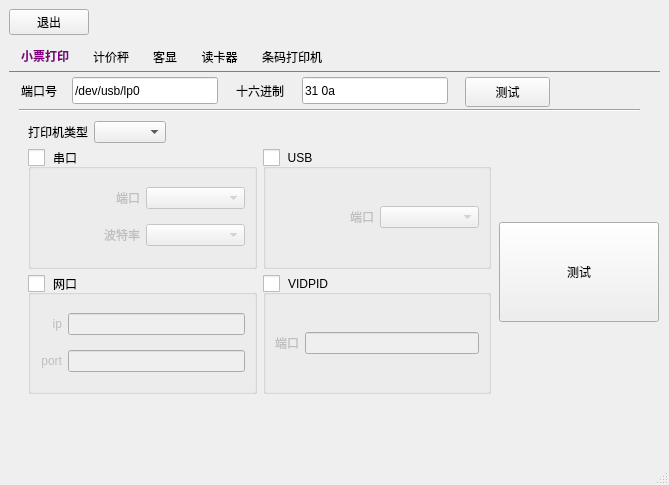
<?xml version="1.0" encoding="UTF-8"?>
<ui version="4.0">
 <class>MainWindow</class>
 <widget class="QMainWindow" name="MainWindow">
  <property name="geometry">
   <rect>
    <x>0</x>
    <y>0</y>
    <width>669</width>
    <height>485</height>
   </rect>
  </property>
  <property name="windowTitle">
   <string>MainWindow</string>
  </property>
  <property name="styleSheet">
   <string notr="true">QGroupBox::indicator:checked {
image: url(:/image/check_on.png);
}

QGroupBox::indicator:unchecked {
image: url(:/image/check_off.png);
}
QGroupBox::indicator:checked:!enabled {
image: url(:/image/disable_check_on.png);
}

QGroupBox::indicator:unchecked:!enabled {
image: url(:/image/disable_check_off.png);
}

QGroupBox::indicator {
width: 17px;
height: 17px;
}

/*tabwidget*/

QTabWidget{
background:transparent;

}
QTabWidget QTabBar::tab{
height:30px;
background:transparent;
}

QTabWidget QTabBar::tab:selected{
background:transparent;
color:purple;
font:bold;
}
QTabWidget::pane { /* The tab widget frame */
border-top: 1px solid gray;
}</string>
  </property>
  <widget class="QWidget" name="centralwidget">
   <layout class="QVBoxLayout" name="verticalLayout">
    <item>
     <layout class="QHBoxLayout" name="horizontalLayout_2">
      <item>
       <widget class="QPushButton" name="pushButton">
        <property name="text">
         <string>退出</string>
        </property>
        <property name="icon">
         <iconset resource="peripheral.qrc">
          <normaloff>:/image/close.png</normaloff>:/image/close.png</iconset>
        </property>
        <property name="iconSize">
         <size>
          <width>30</width>
          <height>30</height>
         </size>
        </property>
       </widget>
      </item>
      <item>
       <spacer name="horizontalSpacer_2">
        <property name="orientation">
         <enum>Qt::Horizontal</enum>
        </property>
        <property name="sizeHint" stdset="0">
         <size>
          <width>40</width>
          <height>20</height>
         </size>
        </property>
       </spacer>
      </item>
     </layout>
    </item>
    <item>
     <widget class="QTabWidget" name="tabWidget">
      <property name="currentIndex">
       <number>0</number>
      </property>
      <widget class="QWidget" name="tab">
       <attribute name="title">
        <string>小票打印</string>
       </attribute>
       <widget class="QPushButton" name="pushButton_2">
        <property name="geometry">
         <rect>
          <x>490</x>
          <y>150</y>
          <width>160</width>
          <height>100</height>
         </rect>
        </property>
        <property name="text">
         <string>测试</string>
        </property>
       </widget>
       <widget class="QFrame" name="frame_2">
        <property name="geometry">
         <rect>
          <x>10</x>
          <y>40</y>
          <width>481</width>
          <height>291</height>
         </rect>
        </property>
        <layout class="QGridLayout" name="gridLayout_5" rowstretch="0,0,0">
         <item row="0" column="0" colspan="2">
          <layout class="QHBoxLayout" name="horizontalLayout">
           <item>
            <widget class="QLabel" name="label">
             <property name="text">
              <string>打印机类型</string>
             </property>
             <property name="alignment">
              <set>Qt::AlignRight|Qt::AlignTrailing|Qt::AlignVCenter</set>
             </property>
            </widget>
           </item>
           <item>
            <widget class="QComboBox" name="comboBox"/>
           </item>
           <item>
            <spacer name="horizontalSpacer">
             <property name="orientation">
              <enum>Qt::Horizontal</enum>
             </property>
             <property name="sizeHint" stdset="0">
              <size>
               <width>40</width>
               <height>20</height>
              </size>
             </property>
            </spacer>
           </item>
          </layout>
         </item>
         <item row="1" column="0">
          <widget class="QGroupBox" name="groupBox">
           <property name="title">
            <string>串口</string>
           </property>
           <property name="checkable">
            <bool>true</bool>
           </property>
           <property name="checked">
            <bool>false</bool>
           </property>
           <layout class="QGridLayout" name="gridLayout">
            <item row="0" column="0">
             <widget class="QLabel" name="label_2">
              <property name="text">
               <string>端口</string>
              </property>
              <property name="alignment">
               <set>Qt::AlignRight|Qt::AlignTrailing|Qt::AlignVCenter</set>
              </property>
             </widget>
            </item>
            <item row="0" column="1">
             <widget class="QComboBox" name="comboBox_2"/>
            </item>
            <item row="1" column="0">
             <widget class="QLabel" name="label_3">
              <property name="text">
               <string>波特率</string>
              </property>
              <property name="alignment">
               <set>Qt::AlignRight|Qt::AlignTrailing|Qt::AlignVCenter</set>
              </property>
             </widget>
            </item>
            <item row="1" column="1">
             <widget class="QComboBox" name="comboBox_3"/>
            </item>
           </layout>
          </widget>
         </item>
         <item row="1" column="1">
          <widget class="QGroupBox" name="groupBox_2">
           <property name="styleSheet">
            <string notr="true"/>
           </property>
           <property name="title">
            <string>USB</string>
           </property>
           <property name="checkable">
            <bool>true</bool>
           </property>
           <property name="checked">
            <bool>false</bool>
           </property>
           <layout class="QGridLayout" name="gridLayout_2">
            <item row="0" column="0">
             <widget class="QLabel" name="label_4">
              <property name="text">
               <string>端口</string>
              </property>
              <property name="alignment">
               <set>Qt::AlignRight|Qt::AlignTrailing|Qt::AlignVCenter</set>
              </property>
             </widget>
            </item>
            <item row="0" column="1">
             <widget class="QComboBox" name="comboBox_4"/>
            </item>
           </layout>
          </widget>
         </item>
         <item row="2" column="0">
          <widget class="QGroupBox" name="groupBox_3">
           <property name="title">
            <string>网口</string>
           </property>
           <property name="checkable">
            <bool>true</bool>
           </property>
           <property name="checked">
            <bool>false</bool>
           </property>
           <layout class="QGridLayout" name="gridLayout_3">
            <item row="0" column="0">
             <widget class="QLabel" name="label_5">
              <property name="text">
               <string>ip</string>
              </property>
              <property name="alignment">
               <set>Qt::AlignRight|Qt::AlignTrailing|Qt::AlignVCenter</set>
              </property>
             </widget>
            </item>
            <item row="0" column="1">
             <widget class="QLineEdit" name="lineEdit"/>
            </item>
            <item row="1" column="0">
             <widget class="QLabel" name="label_6">
              <property name="text">
               <string>port</string>
              </property>
              <property name="alignment">
               <set>Qt::AlignRight|Qt::AlignTrailing|Qt::AlignVCenter</set>
              </property>
             </widget>
            </item>
            <item row="1" column="1">
             <widget class="QLineEdit" name="lineEdit_2"/>
            </item>
           </layout>
          </widget>
         </item>
         <item row="2" column="1">
          <widget class="QGroupBox" name="groupBox_4">
           <property name="title">
            <string>VIDPID</string>
           </property>
           <property name="checkable">
            <bool>true</bool>
           </property>
           <property name="checked">
            <bool>false</bool>
           </property>
           <layout class="QGridLayout" name="gridLayout_4">
            <item row="0" column="0">
             <widget class="QLabel" name="label_7">
              <property name="text">
               <string>端口</string>
              </property>
              <property name="alignment">
               <set>Qt::AlignRight|Qt::AlignTrailing|Qt::AlignVCenter</set>
              </property>
             </widget>
            </item>
            <item row="0" column="1">
             <widget class="QLineEdit" name="lineEdit_3"/>
            </item>
           </layout>
          </widget>
         </item>
        </layout>
       </widget>
       <widget class="QLineEdit" name="lineEdit_hex_path">
        <property name="geometry">
         <rect>
          <x>63</x>
          <y>5</y>
          <width>146</width>
          <height>27</height>
         </rect>
        </property>
        <property name="text">
         <string>/dev/usb/lp0</string>
        </property>
       </widget>
       <widget class="QPushButton" name="pushButton_hex_test">
        <property name="geometry">
         <rect>
          <x>456</x>
          <y>5</y>
          <width>85</width>
          <height>30</height>
         </rect>
        </property>
        <property name="text">
         <string>测试</string>
        </property>
       </widget>
       <widget class="QLineEdit" name="lineEdit_hex_content">
        <property name="geometry">
         <rect>
          <x>293</x>
          <y>5</y>
          <width>146</width>
          <height>27</height>
         </rect>
        </property>
        <property name="text">
         <string>31 0a</string>
        </property>
       </widget>
       <widget class="QLabel" name="label_14">
        <property name="geometry">
         <rect>
          <x>12</x>
          <y>5</y>
          <width>45</width>
          <height>27</height>
         </rect>
        </property>
        <property name="text">
         <string>端口号</string>
        </property>
       </widget>
       <widget class="QLabel" name="label_15">
        <property name="geometry">
         <rect>
          <x>227</x>
          <y>5</y>
          <width>60</width>
          <height>27</height>
         </rect>
        </property>
        <property name="text">
         <string>十六进制</string>
        </property>
       </widget>
       <widget class="Line" name="line">
        <property name="geometry">
         <rect>
          <x>10</x>
          <y>30</y>
          <width>621</width>
          <height>16</height>
         </rect>
        </property>
        <property name="orientation">
         <enum>Qt::Horizontal</enum>
        </property>
       </widget>
      </widget>
      <widget class="QWidget" name="tab_2">
       <attribute name="title">
        <string>计价秤</string>
       </attribute>
       <widget class="QPushButton" name="pushButton_3">
        <property name="geometry">
         <rect>
          <x>420</x>
          <y>80</y>
          <width>160</width>
          <height>100</height>
         </rect>
        </property>
        <property name="text">
         <string>测试</string>
        </property>
       </widget>
       <widget class="QFrame" name="frame_3">
        <property name="geometry">
         <rect>
          <x>20</x>
          <y>20</y>
          <width>351</width>
          <height>256</height>
         </rect>
        </property>
        <layout class="QGridLayout" name="gridLayout_6">
         <item row="0" column="0">
          <widget class="QLabel" name="label_8">
           <property name="text">
            <string>计价秤类型</string>
           </property>
           <property name="alignment">
            <set>Qt::AlignRight|Qt::AlignTrailing|Qt::AlignVCenter</set>
           </property>
          </widget>
         </item>
         <item row="0" column="1">
          <widget class="QComboBox" name="comboBox_5"/>
         </item>
         <item row="1" column="0">
          <widget class="QLabel" name="label_9">
           <property name="text">
            <string>端口</string>
           </property>
           <property name="alignment">
            <set>Qt::AlignRight|Qt::AlignTrailing|Qt::AlignVCenter</set>
           </property>
          </widget>
         </item>
         <item row="1" column="1">
          <widget class="QComboBox" name="comboBox_9"/>
         </item>
         <item row="2" column="0">
          <widget class="QLabel" name="label_11">
           <property name="text">
            <string>波特率</string>
           </property>
           <property name="alignment">
            <set>Qt::AlignRight|Qt::AlignTrailing|Qt::AlignVCenter</set>
           </property>
          </widget>
         </item>
         <item row="2" column="1">
          <widget class="QComboBox" name="comboBox_6"/>
         </item>
         <item row="3" column="0">
          <widget class="QLabel" name="label_10">
           <property name="text">
            <string>回读数据</string>
           </property>
           <property name="alignment">
            <set>Qt::AlignRight|Qt::AlignTrailing|Qt::AlignVCenter</set>
           </property>
          </widget>
         </item>
         <item row="3" column="1">
          <widget class="QLineEdit" name="lineEdit_4"/>
         </item>
         <item row="4" column="0">
          <widget class="QLabel" name="label_12">
           <property name="text">
            <string>超时(ms)</string>
           </property>
           <property name="alignment">
            <set>Qt::AlignRight|Qt::AlignTrailing|Qt::AlignVCenter</set>
           </property>
          </widget>
         </item>
         <item row="4" column="1">
          <widget class="QLineEdit" name="lineEdit_pricescale_timeout">
           <property name="text">
            <string>100</string>
           </property>
          </widget>
         </item>
         <item row="5" column="0">
          <widget class="QLabel" name="label_13">
           <property name="text">
            <string>回读成功率</string>
           </property>
           <property name="alignment">
            <set>Qt::AlignRight|Qt::AlignTrailing|Qt::AlignVCenter</set>
           </property>
          </widget>
         </item>
         <item row="5" column="1">
          <widget class="QLineEdit" name="lineEdit_countpricerate"/>
         </item>
         <item row="6" column="1">
          <spacer name="verticalSpacer">
           <property name="orientation">
            <enum>Qt::Vertical</enum>
           </property>
           <property name="sizeHint" stdset="0">
            <size>
             <width>20</width>
             <height>40</height>
            </size>
           </property>
          </spacer>
         </item>
        </layout>
       </widget>
      </widget>
      <widget class="QWidget" name="tab_3">
       <attribute name="title">
        <string>客显</string>
       </attribute>
       <widget class="QPushButton" name="pushButton_4">
        <property name="geometry">
         <rect>
          <x>420</x>
          <y>80</y>
          <width>160</width>
          <height>100</height>
         </rect>
        </property>
        <property name="focusPolicy">
         <enum>Qt::NoFocus</enum>
        </property>
        <property name="text">
         <string>测试</string>
        </property>
        <property name="outer_stylesheet" stdset="0">
         <string>pushbutton</string>
        </property>
       </widget>
       <widget class="QFrame" name="frame_4">
        <property name="geometry">
         <rect>
          <x>10</x>
          <y>40</y>
          <width>331</width>
          <height>171</height>
         </rect>
        </property>
        <layout class="QGridLayout" name="gridLayout_7">
         <item row="0" column="0">
          <widget class="QLabel" name="label_77">
           <property name="text">
            <string>客显类型:</string>
           </property>
           <property name="alignment">
            <set>Qt::AlignRight|Qt::AlignTrailing|Qt::AlignVCenter</set>
           </property>
          </widget>
         </item>
         <item row="0" column="1">
          <widget class="QComboBox" name="comboBox_7"/>
         </item>
         <item row="1" column="0">
          <widget class="QLabel" name="label_78">
           <property name="text">
            <string>端口:</string>
           </property>
           <property name="alignment">
            <set>Qt::AlignRight|Qt::AlignTrailing|Qt::AlignVCenter</set>
           </property>
          </widget>
         </item>
         <item row="1" column="1">
          <widget class="QComboBox" name="comboBox_8"/>
         </item>
         <item row="2" column="0">
          <widget class="QLabel" name="label_18">
           <property name="text">
            <string>显示内容</string>
           </property>
           <property name="alignment">
            <set>Qt::AlignRight|Qt::AlignTrailing|Qt::AlignVCenter</set>
           </property>
          </widget>
         </item>
         <item row="2" column="1">
          <widget class="QLineEdit" name="lineEdit_6">
           <property name="text">
            <string>-12.6</string>
           </property>
          </widget>
         </item>
         <item row="3" column="0">
          <widget class="QLabel" name="label_17">
           <property name="text">
            <string>客显启动内容:</string>
           </property>
           <property name="alignment">
            <set>Qt::AlignRight|Qt::AlignTrailing|Qt::AlignVCenter</set>
           </property>
          </widget>
         </item>
         <item row="3" column="1">
          <widget class="QLineEdit" name="lineEdit_5">
           <property name="text">
            <string>welcome</string>
           </property>
          </widget>
         </item>
         <item row="4" column="1">
          <spacer name="verticalSpacer_2">
           <property name="orientation">
            <enum>Qt::Vertical</enum>
           </property>
           <property name="sizeHint" stdset="0">
            <size>
             <width>20</width>
             <height>40</height>
            </size>
           </property>
          </spacer>
         </item>
        </layout>
       </widget>
      </widget>
      <widget class="QWidget" name="tab_4">
       <attribute name="title">
        <string>读卡器</string>
       </attribute>
       <widget class="QPushButton" name="pushButton_5">
        <property name="geometry">
         <rect>
          <x>200</x>
          <y>100</y>
          <width>160</width>
          <height>100</height>
         </rect>
        </property>
        <property name="text">
         <string>蜂鸣</string>
        </property>
       </widget>
      </widget>
      <widget class="QWidget" name="tab_6">
       <attribute name="title">
        <string>条码打印机</string>
       </attribute>
       <widget class="QPushButton" name="pushButton_7">
        <property name="geometry">
         <rect>
          <x>200</x>
          <y>100</y>
          <width>160</width>
          <height>100</height>
         </rect>
        </property>
        <property name="text">
         <string>条码打印机</string>
        </property>
       </widget>
      </widget>
     </widget>
    </item>
   </layout>
  </widget>
  <widget class="QMenuBar" name="menubar">
   <property name="geometry">
    <rect>
     <x>0</x>
     <y>0</y>
     <width>669</width>
     <height>25</height>
    </rect>
   </property>
  </widget>
  <widget class="QStatusBar" name="statusbar"/>
 </widget>
 <resources>
  <include location="peripheral.qrc"/>
 </resources>
 <connections>
  <connection>
   <sender>pushButton</sender>
   <signal>clicked()</signal>
   <receiver>MainWindow</receiver>
   <slot>close()</slot>
   <hints>
    <hint type="sourcelabel">
     <x>685</x>
     <y>507</y>
    </hint>
    <hint type="destinationlabel">
     <x>513</x>
     <y>532</y>
    </hint>
   </hints>
  </connection>
 </connections>
</ui>
